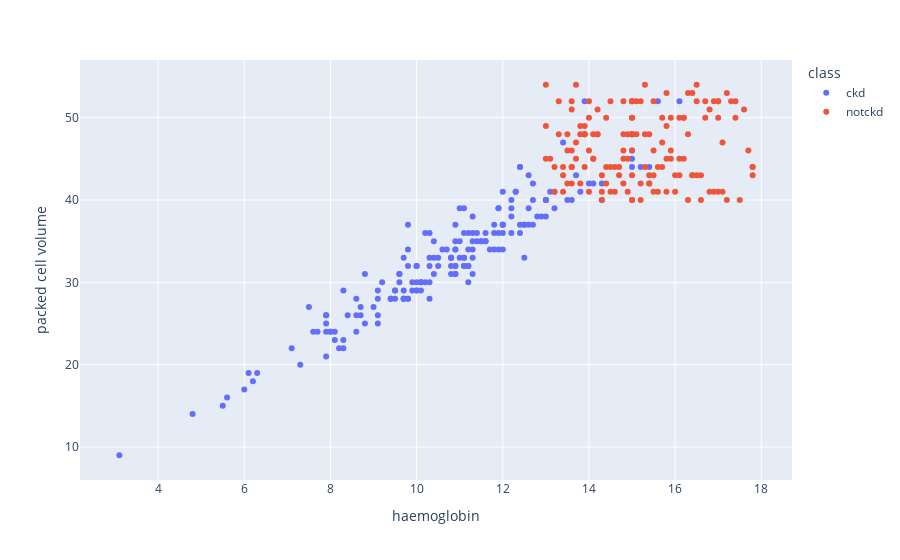

The notebook cell saved with this chart:
### Code cell
scatter_auto("haemoglobin", "packed cell volume")

### Figure 1 — Plotly figure (JSON) as saved in the notebook; plotly's stock layout.template omitted (floating-point values rounded to 4 significant figures; data arrays with more than 128 entries replaced by an {"elided": "..."} marker saying what was removed)
{"data": [{"hovertemplate": "class=ckd<br>haemoglobin=%{x}<br>packed cell volume=%{y}<extra></extra>", "legendgroup": "ckd", "marker": {"color": "#636efa", "symbol": "circle"}, "mode": "markers", "name": "ckd", "orientation": "v", "showlegend": true, "type": "scatter", "x": {"elided": "250 float values"}, "xaxis": "x", "y": {"elided": "250 int values"}, "yaxis": "y"}, {"hovertemplate": "class=notckd<br>haemoglobin=%{x}<br>packed cell volume=%{y}<extra></extra>", "legendgroup": "notckd", "marker": {"color": "#EF553B", "symbol": "circle"}, "mode": "markers", "name": "notckd", "orientation": "v", "showlegend": true, "type": "scatter", "x": {"elided": "150 float values"}, "xaxis": "x", "y": {"elided": "150 int values"}, "yaxis": "y"}], "layout": {"legend": {"title": {"text": "class"}, "tracegroupgap": 0}, "margin": {"t": 60}, "xaxis": {"anchor": "y", "domain": [0, 1], "title": {"text": "haemoglobin"}}, "yaxis": {"anchor": "x", "domain": [0, 1], "title": {"text": "packed cell volume"}}}}
